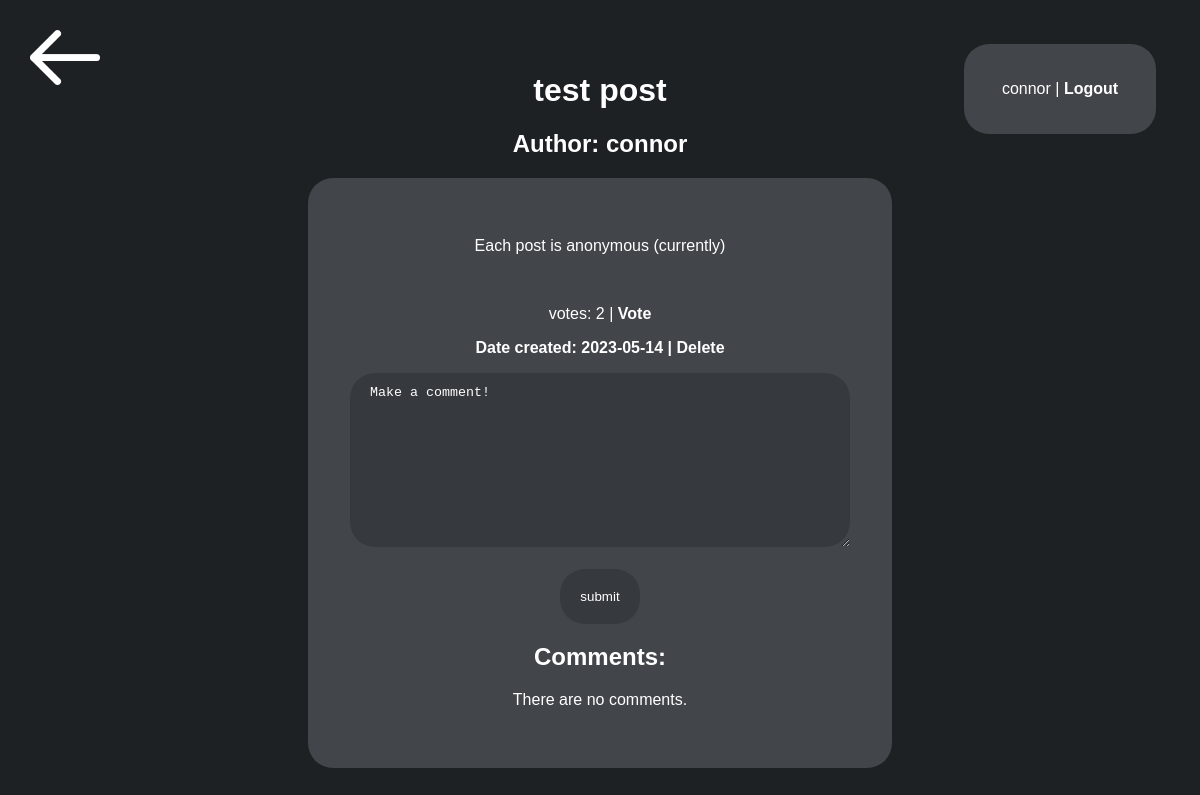
The app's page /post/1 (signed in) with its own data.
### app.py (models this page shows, shortened)
class entry(db.Model):
    id = db.Column(db.Integer, primary_key=True)
    title = db.Column(db.String(150), nullable=False)
    content = db.Column(db.String(400), nullable=False)
    date_created = db.Column(db.DateTime, default=datetime.now)
    votes = db.Column(db.Integer, default=0)
    author = db.Column(db.Integer, nullable=False)
    author_name = db.Column(db.String(20), nullable=False)
    comments = db.relationship('comment', backref="entry", lazy=True, cascade='all, delete')

class User(UserMixin, db.Model):
    id = db.Column(db.Integer, primary_key=True)
    name = db.Column(db.String(20), nullable=False)
    password = db.Column(db.String(20), nullable=False)

### app.py (the view)
@app.route('/post/<int:id>', methods=['POST', 'GET'])
def fullpagepost(id):
    comments = comment.query.filter_by(entry_id=id).all()
    specific_post = entry.query.get_or_404(id)
    return render_template('post.html', post=specific_post, comments=comments, logged_in=current_user.is_authenticated, name=current_user.name)

### app.py (called while the page is built)
@login_manager.user_loader
def load_user(user_id):
    return User.query.get(int(user_id))

### templates/post.html (shortened to what this page needs)
{% extends 'base.html' %}
{% block body %}
<a href="/recipient"><img src="{{ url_for('static', filename='images/back-arrow.png') }}" class="back"></a>
<h1>{{ post.title }}</h1>
<h2>Author: {{ post.author_name }}</h2>
<div class="box">
    <p>{{ post.content }}</p>
    <br>
    <p>votes: {{ post.votes }} | <a href="/upvote-post/{{ post.id }}">Vote</a></p>
    <p><b>Date created: {{ post.date_created.date() }} | <a href="/del/{{ post.id }}">Delete</a></b></p>
    <form action="/comment/{{ post.id }}" method="POST">
        <textarea name="content" id="content" rows="10" cols="50" autofocus maxlength="400">
Make a comment!
        </textarea>
        <br><br>
        <input type="submit" value="submit">
    </form>
    <h2>Comments:</h2>
    {% if comments|length < 1 %}
        <p>There are no comments.</p>
    {% endif %}
</div>
{% if logged_in %}
    <div class="login-bar">
        {{ name }} | <a href="/logout">Logout</a>
    </div>
{% else %}
    <div class="login-bar">
        <a href="/login">Login</a> | <a href="/signup">Signup</a>
    </div>
{% endif %}
<div class="messages">
</div>
{% endblock %}

### static/css/main.css (style rules this page uses)
body { background-color: rgb(30,33,36); font-family: sans-serif; text-align: center; margin: 6%; color: white; }
.box { background-color: rgb(66, 69, 73); width: 40%; min-width: 500px; margin:auto; border-radius: 25px; padding: 4%; }
img.back { position:absolute; width: 70px; top: 20px; left: 20px; padding:10px; }
a { color:white; font-weight:bold; text-decoration: none; }
.login-bar { background-color: rgb(66, 69, 73); margin: 2%; padding: 3%; width: 10%; border-radius: 25px; position: fixed; top: 20px; right: 20px; }
input[type=submit] { background-color: rgb(54,57,62); border: none; padding: 20px; border-radius:25px; color: white; }
textarea { width: 100%; padding: 12px 20px; box-sizing: border-box; background-color: rgb(54, 57, 62); color:white; border: none; border-radius: 25px; }
.messages { margin: 2%; padding: 3%; width: 10%; border-radius: 25px; position: fixed; top: 20px; left: 20px; }

### records on screen
entry: title "test post", author_name "connor", content "Each post is anonymous (currently)", votes "2", date_created "2023-05-14"
User: name "connor"
